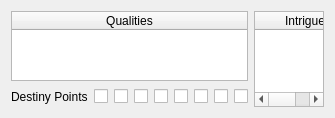
          <widget class="QWidget" name="page_5">
           <property name="geometry">
            <rect>
             <x>0</x>
             <y>0</y>
             <width>332</width>
             <height>118</height>
            </rect>
           </property>
           <attribute name="label">
            <string>Qualities / Intrigue / Combat / Destiny Points</string>
           </attribute>
           <layout class="QHBoxLayout" name="horizontalLayout_18">
            <item>
             <layout class="QVBoxLayout" name="verticalLayout_32">
              <item>
               <widget class="QTableWidget" name="qualitiesTable_sifrp">
                <property name="editTriggers">
                 <set>QAbstractItemView::NoEditTriggers</set>
                </property>
                <attribute name="horizontalHeaderStretchLastSection">
                 <bool>true</bool>
                </attribute>
                <attribute name="verticalHeaderVisible">
                 <bool>false</bool>
                </attribute>
                <column>
                 <property name="text">
                  <string>Qualities</string>
                 </property>
                </column>
               </widget>
              </item>
              <item>
               <layout class="QHBoxLayout" name="horizontalLayout_21">
                <item>
                 <widget class="QLabel" name="label_36">
                  <property name="text">
                   <string>Destiny Points</string>
                  </property>
                 </widget>
                </item>
                <item>
                 <widget class="QCheckBox" name="dest1_sifrp">
                  <property name="text">
                   <string/>
                  </property>
                  <property name="checkable">
                   <bool>true</bool>
                  </property>
                 </widget>
                </item>
                <item>
                 <widget class="QCheckBox" name="dest2_sifrp">
                  <property name="text">
                   <string/>
                  </property>
                  <property name="checkable">
                   <bool>true</bool>
                  </property>
                 </widget>
                </item>
                <item>
                 <widget class="QCheckBox" name="dest3_sifrp">
                  <property name="text">
                   <string/>
                  </property>
                  <property name="checkable">
                   <bool>true</bool>
                  </property>
                 </widget>
                </item>
                <item>
                 <widget class="QCheckBox" name="dest4_sifrp">
                  <property name="text">
                   <string/>
                  </property>
                  <property name="checkable">
                   <bool>true</bool>
                  </property>
                 </widget>
                </item>
                <item>
                 <widget class="QCheckBox" name="dest5_sifrp">
                  <property name="text">
                   <string/>
                  </property>
                  <property name="checkable">
                   <bool>true</bool>
                  </property>
                 </widget>
                </item>
                <item>
                 <widget class="QCheckBox" name="dest6_sifrp">
                  <property name="text">
                   <string/>
                  </property>
                  <property name="checkable">
                   <bool>true</bool>
                  </property>
                 </widget>
                </item>
                <item>
                 <widget class="QCheckBox" name="dest7_sifrp">
                  <property name="text">
                   <string/>
                  </property>
                  <property name="checkable">
                   <bool>true</bool>
                  </property>
                 </widget>
                </item>
                <item>
                 <widget class="QCheckBox" name="dest8_sifrp">
                  <property name="text">
                   <string/>
                  </property>
                  <property name="checkable">
                   <bool>true</bool>
                  </property>
                 </widget>
                </item>
                <item>
                 <spacer name="horizontalSpacer_2">
                  <property name="orientation">
                   <enum>Qt::Horizontal</enum>
                  </property>
                  <property name="sizeHint" stdset="0">
                   <size>
                    <width>40</width>
                    <height>20</height>
                   </size>
                  </property>
                 </spacer>
                </item>
               </layout>
              </item>
             </layout>
            </item>
            <item>
             <widget class="QTableWidget" name="intrigueCombatTable_sifrp">
              <property name="editTriggers">
               <set>QAbstractItemView::NoEditTriggers</set>
              </property>
              <attribute name="horizontalHeaderStretchLastSection">
               <bool>true</bool>
              </attribute>
              <attribute name="verticalHeaderVisible">
               <bool>false</bool>
              </attribute>
              <column>
               <property name="text">
                <string>Intrigue</string>
               </property>
              </column>
              <column>
               <property name="text">
                <string>Combat</string>
               </property>
              </column>
             </widget>
            </item>
           </layout>
          </widget>
